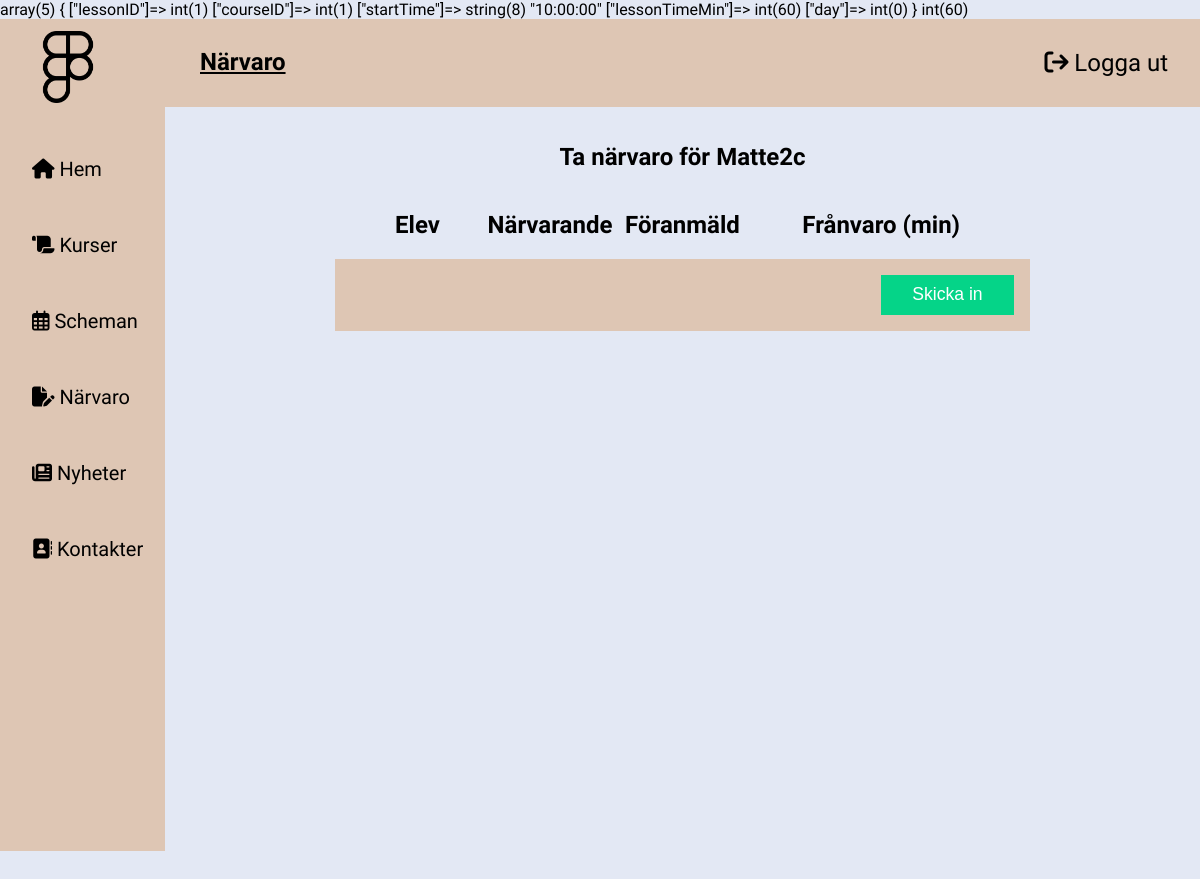
The app's page /närvaro.php?kursid=1, older data.
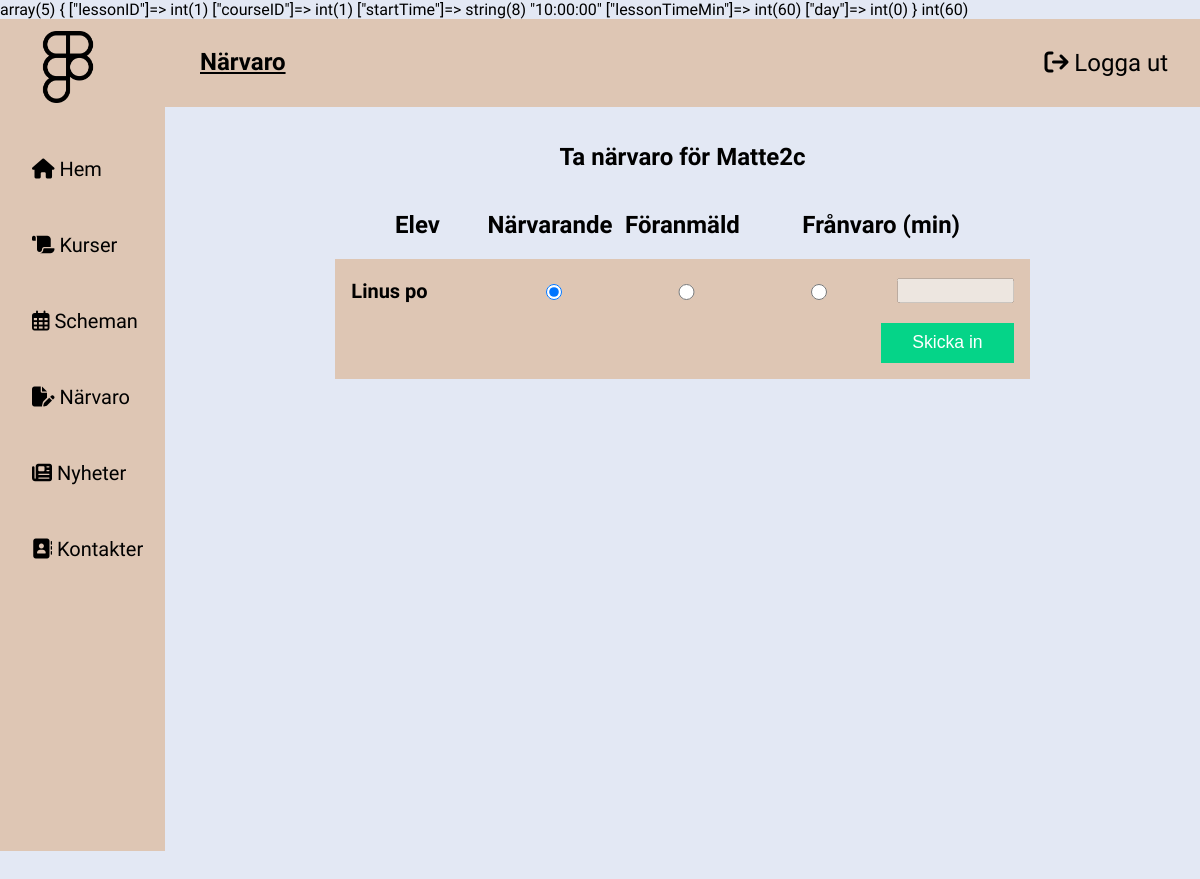
The same page, newer data.
### tables this page shows
CREATE TABLE `course_enrollments` (
  `courseEnrollment_ID` int(11) NOT NULL,
  `course_ID` int(11) NOT NULL,
  `user_ID` int(11) NOT NULL,
  `grade` char(1) NOT NULL
);

### närvaro.php (the view, shortened to what this page needs)
<?php
require 'Includes/connect.php';
$sql = "SELECT * FROM lesson WHERE courseID = :course_ID";
$stmt = $pdo->prepare($sql);
$stmt->bindParam(":course_ID", $_GET['kursid']);
$stmt->execute();
$lesson = $stmt->fetch(PDO::FETCH_ASSOC);
var_dump($lesson);
var_dump($lesson['lessonTimeMin']);
if (isset($_GET['kursid'])) {
    try {
        $sql = "SELECT user_ID FROM course_enrollments WHERE course_ID = :kursID";
        $stmt = $pdo->prepare($sql);
        $stmt->bindParam(":kursID", $_GET['kursid']);
        $stmt->execute();
        $users = $stmt->fetchAll(PDO::FETCH_ASSOC);
    } catch (PDOException $e) {
        echo "Fel uppstod : " . $e->getMessage();
    }
    $sql = "SELECT name.name FROM course INNER JOIN name ON course.name_ID=name.name_ID";
    $stmt = $pdo->prepare($sql);
    $stmt->execute();
    $className = $stmt->fetch(PDO::FETCH_ASSOC);
}
function getName($userID, $pdo)
{
    $sql = "SELECT name.name FROM users JOIN name ON users.name_ID = name.name_ID WHERE users.user_ID = :userID";
    $stmt = $pdo->prepare($sql);
    $stmt->bindParam(":userID", $userID);
    $stmt->execute();
    $name = $stmt->fetch(PDO::FETCH_ASSOC);
    $firstName = $name['name'];
    $sql = "SELECT name.name FROM users JOIN name ON users.lastname_ID = name.name_ID WHERE users.user_ID = :userID";
    $stmt = $pdo->prepare($sql);
    $stmt->bindParam(":userID", $userID);
    $stmt->execute();
    $name = $stmt->fetch(PDO::FETCH_ASSOC);
    $lastName = $name['name'];
    $name = $firstName . " " . $lastName;
    return $name;
}
?>
<!DOCTYPE html>
<html lang="en">
<head>
    <link rel="stylesheet" href="närvaro.css">
</head>
<body>
    <nav>
        <div class="navbar">
            <ul>
                <li><img class="bild" src="logga.png" alt="logga" /></li>
                <li>
                    <h1 class="header">Närvaro</h1>
                </li>
                <div class="left-nav">
                    <li><a href="Includes/logout.php"><i class="fa-solid fa-arrow-right-from-bracket"></i> Logga ut</a>
                    </li>
                </div>
            </ul>
        </div>
    </nav>
    <nav>
        <div class="vert-nav">
            <ul>
                <li class="active"><a href="home.php"><i class="fa-solid fa-house"></i> Hem</a></li>
                <li><a href="kurser.php"><i class="fa-solid fa-scroll"></i> Kurser</a></li>
                <li><a href=""><i class="fa-regular fa-calendar-days"></i> Scheman</a></li>
                <li><a href=""><i class="fa-solid fa-file-pen"></i> Närvaro</a></li>
                <li><a href="nyheter.php"><i class="fa-solid fa-newspaper"></i> Nyheter</a></li>
                <li><a href="kontakter.php"><i class="fa-solid fa-address-book"></i> Kontakter</a></li>
            </ul>
        </div>
    </nav>
    <section class="närvaro-section">
        <?php if (isset($_GET['kursid'])): ?>
            <div class="närvaro-header">
                <h1>Ta närvaro för
                    <?php if (isset($className)) {
                        echo $className['name'];
                    }
                    ?>
                </h1>
            </div>
            <div class="närvaro-content">
                <div class="närvaro-content-header">
                    <h1>Elev</h1>
                    <h1>Närvarande</h1>
                    <h1>Föranmäld</h1>
                    <h1>Frånvaro (min)</h1>
                </div>
                <form action="närvaro.php?kursid=<?php echo $_GET['kursid']; ?>" method="POST">
                    <?php foreach ($users as $key => $user): ?>
                        <div class="user-absence-container">
                            <label for="">
                                <?php echo getName($user['user_ID'], $pdo); ?>
                            </label>
                            <input type="radio" name="status-<?php echo $key; ?>" value="present" id="pre-registered"
                                onclick="handleInput(<?php echo $key; ?>, 'disable')" checked>
                            <input type="radio" name="status-<?php echo $key; ?>" value="pre-registered" id="pre-registered"
                                onclick="handleInput(<?php echo $key; ?>, 'disable')">
                            <input type="radio" name="status-<?php echo $key; ?>" value="absent" id="pre-registered"
                                onclick="handleInput(<?php echo $key; ?>, 'enable')">
                            <input type="number" name="time-<?php echo $key; ?>" id="time-<?php echo $key; ?>"
                                class="input-field" min="0" max="<?php echo $lesson['lessonTimeMin'] ?>" disabled>
                        </div>
                    <?php endforeach; ?>
                    <input type="submit" value="Skicka in">
                </form>
            <?php elseif (empty($users) && isset($_GET['kursid'])): ?>
                <h1>Inga elever är tillagda i kursen</h1>
            <?php else: ?>
                <h1>Ingen kurs vald/kursen existerar ej</h1>
            <?php endif; ?>
        </div>
    </section>
</body>
</html>

Row changes from the older to the newer data that the page shows:
added course_enrollments: user_ID "Linus po"
